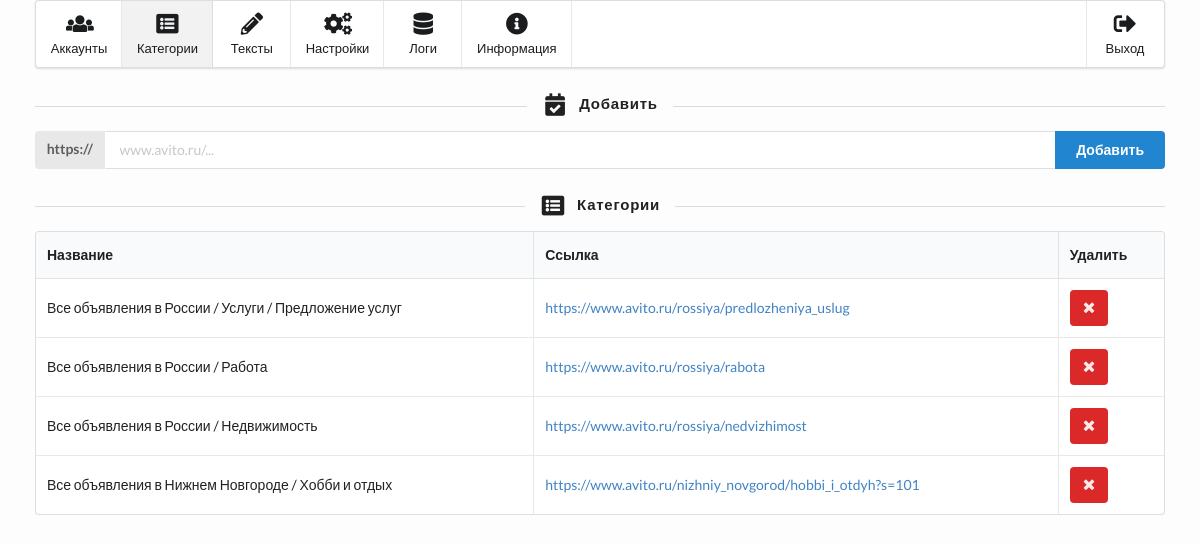
Page /categories (signed in) on the committed database.
### tables this page shows
CREATE TABLE categories (id INTEGER PRIMARY KEY AUTOINCREMENT, name VARCHAR (255), link VARCHAR (255));

### public/router.php (called while the page is built, shortened)
<?php
$pages = [
	'login' => 'Avito: Авторизация',
	'exit' => 'Avito: Выход',
	'404' => 'Avito: Страница не найдена',
	'accounts' => 'Avito: Аккаунты',
	'categories' => 'Avito: Категории',
	'texts' => 'Avito: Тексты',
	'settings' => 'Avito: Настройки',
	'logging' => 'Avito: Логи',
	'info' => 'Avito: Информация',
];
if (isset($_GET['route'])) {
	$get=str_replace('/', '', $_GET['route']);
	if (array_key_exists($get, $pages) and file_exists(PAGES.'/back/'.$get.'.php') and file_exists(PAGES.'/front/'.$get.'.php')) {
		$page = $get;
	} else {
		$page = '404';
	}
} else {
	$page = 'accounts';
}

### classes/DB.class.php (called while the page is built)
<?php
class DB
{
	static private $connect = null;
	static public function connect()
	{
		if (null === self::$connect) {
			self::$connect = new PDO('sqlite:'.DATABASES.'/database.db') ;
		}
		return self::$connect;
	}
}

### public/pages/back/categories.php (called while the page is built, shortened)
<?php
$sql = "SELECT id, name, link FROM categories";
$categories = DB::connect()->query($sql)->fetchAll(PDO::FETCH_OBJ);

### public/pages/front/categories.php (the view, shortened to what this page needs)
<h4 class="ui horizontal divider header"><i class="checked calendar icon"></i>Добавить</h4>
<form action="" method="post" class="ui labeled fluid action input">
	<div class="ui label">https://</div>
	<input type="text" name="link" placeholder="www.avito.ru/...">
	<button type="submit" class="ui primary button">Добавить</button>
</form>
<?php if ($categories): ?>
<h4 class="ui horizontal divider header"><i class="browser icon"></i>Категории</h4>
<table class="ui single line celled table">
	<thead>
		<tr>
			<th>Название</th>
			<th>Ссылка</th>
			<th>Удалить</th>
		</tr>
	</thead>
	<tbody>
		<?php foreach ($categories as $category): ?>
		<tr>
			<td><?php echo $category->name; ?></td>
			<td>
				<a target="_blank" href="<?php echo $category->link; ?>"><?php echo $category->link; ?></a>
			</td>
			<td>
				<form action="" method="post">
					<button type="submit" class="ui negative icon button">
						<i class="remove icon"></i>
					</button>
				</form>
			</td>
		</tr>
		<?php endforeach; ?>
	</tbody>
</table>
<?php endif; ?>

### public/index.php (shortened to what this page needs)
<?php
require_once PUBL . '/router.php';
require_once PAGES . '/back/' . $page . '.php';
?>
<!doctype html>
<html lang="ru">
	<head>
		<link rel="stylesheet" href="https://cdnjs.cloudflare.com/ajax/libs/semantic-ui/2.2.9/semantic.min.css">
		<link rel="stylesheet" href="<?php echo CSS; ?>">
	</head>
	<body>
		<?php if (isset($_SESSION['login'])): ?>
		<div class="ui labeled icon small menu">
			<a class="<?php if ($page == 'accounts') echo 'active '; ?>item" href="accounts">
				<i class="users icon"></i>
				<span class="menu-text">Аккаунты</span>
			</a>
			<a class="<?php if ($page == 'categories') echo 'active '; ?>item" href="categories">
				<i class="browser icon"></i>
				<span class="menu-text">Категории</span>
			</a>
			<a class="<?php if ($page == 'texts') echo 'active '; ?>item" href="texts">
				<i class="write icon"></i>
				<span class="menu-text">Тексты</span>
			</a>
			<a class="<?php if ($page == 'settings') echo 'active '; ?>item" href="settings">
				<i class="settings icon"></i>
				<span class="menu-text">Настройки</span>
			</a>
			<a class="<?php if ($page == 'logging') echo 'active '; ?>item" href="logging">
				<i class="database icon"></i>
				<span class="menu-text">Логи</span>
			</a>
			<a class="<?php if ($page == 'info') echo 'active '; ?>item" href="info">
				<i class="info circle icon"></i>
				<span class="menu-text">Информация</span>
			</a>
			<div class="right menu">
				<a class="item" href="exit"><i class="sign out icon"></i><span class="menu-text">Выход</span></a>
			</div>
		</div>
		<?php endif; ?>
		<?php require_once PAGES . '/front/' . $page . '.php'; ?>
		<div class="bottom"></div>
	</body>
</html>

### public/style.css (style rules this page uses)
html, body { background-color: #fdfdfd; }
body { padding: 0 35px 0 35px; }
.bottom { height: 20px; }

### rows in the picture
categories: name "Все объявления в России / Услуги / Предложение услуг", link "https://www.avito.ru/rossiya/predlozheniya_uslug"
categories: name "Все объявления в России / Работа", link "https://www.avito.ru/rossiya/rabota"
categories: name "Все объявления в России / Недвижимость", link "https://www.avito.ru/rossiya/nedvizhimost"
categories: name "Все объявления в Нижнем Новгороде / Хобби и отдых", link "https://www.avito.ru/nizhniy_novgorod/hobbi_i_otdyh?s=101"
